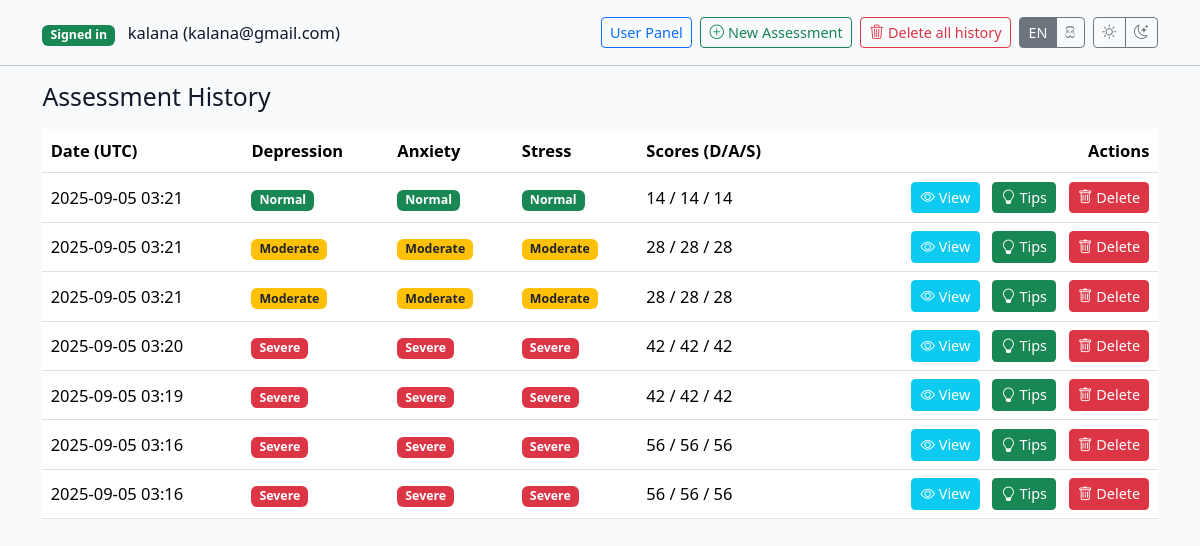
/history (signed in), run on the app's committed database.
### app.py (models this page shows, shortened)
class User(db.Model, UserMixin):
    __tablename__ = "users"
    id = db.Column(db.String(36), primary_key=True, default=lambda: str(_uuid.uuid4()))
    email = db.Column(db.String(255), unique=True, nullable=False, index=True)
    name = db.Column(db.String(120), nullable=True)
    password_hash = db.Column(db.String(255), nullable=False)
    created_at = db.Column(db.DateTime, default=datetime.utcnow)
    is_active = db.Column(db.Boolean, default=True)

class Assessment(db.Model):
    __tablename__ = "assessments"
    id = db.Column(db.String(36), primary_key=True, default=lambda: str(_uuid.uuid4()))
    created_at = db.Column(db.DateTime, default=datetime.utcnow, index=True)
    session_id = db.Column(db.String(64), index=True, nullable=True)
    user_id = db.Column(db.String(36), db.ForeignKey("users.id"), nullable=True)
    consent_version = db.Column(db.String(16), nullable=True)
    model_version = db.Column(db.String(32), nullable=False, default=MODEL_VERSION)
    dep_score = db.Column(db.Integer, nullable=False)
    anx_score = db.Column(db.Integer, nullable=False)
    str_score = db.Column(db.Integer, nullable=False)
    dep_pred = db.Column(db.Integer, nullable=False)
    anx_pred = db.Column(db.Integer, nullable=False)
    str_pred = db.Column(db.Integer, nullable=False)
    dep_proba_json = db.Column(db.Text, nullable=False)
    anx_proba_json = db.Column(db.Text, nullable=False)
    str_proba_json = db.Column(db.Text, nullable=False)
    raw_answers_json = db.Column(db.Text, nullable=True)
    user = db.relationship("User", backref="assessments")

### app.py (the view)
@app.route("/history")
@login_required
def history():
    items = (Assessment.query
             .filter(Assessment.user_id == current_user.id)
             .order_by(Assessment.created_at.desc())
             .all())
    delete_all_form = DeleteAllForm()
    delete_one_form = DeleteOneForm()
    return render_template("history.html",
                           items=items,
                           label_map=g.label_map,
                           delete_all_form=delete_all_form,
                           delete_one_form=delete_one_form)

### app.py (called while the page is built)
@login_manager.user_loader
def load_user(user_id):
    return User.query.get(user_id)

def get_locale():
    return session.get("lang", "en")

def load_questions_for_locale(locale_code: str):
    fname = "dass42_questions.si.json" if locale_code == "si" else "dass42_questions.en.json"
    fpath = I18N_DIR / fname
    with open(fpath, "r", encoding="utf-8") as f:
        qmap = json.load(f)
    return {col: qmap.get(col, col) for col in question_columns}

@app.before_request
def _inject_i18n_maps():
    lang = get_locale()
    g.lang = lang
    g.label_map = LABEL_MAPS.get(lang, LABEL_MAPS["en"])
    g.question_map = load_questions_for_locale(lang)

### templates/history.html (shortened to what this page needs)
<!doctype html>
<html lang="{{ 'si' if g.lang == 'si' else 'en' }}">
<head>
  <link href="https://cdn.jsdelivr.net/npm/bootstrap@5.3.2/dist/css/bootstrap.min.css" rel="stylesheet">
  <link href="https://cdn.jsdelivr.net/npm/bootstrap-icons@1.11.3/font/bootstrap-icons.css" rel="stylesheet">
  <link href="{{ url_for('static', filename='css/theme.css') }}" rel="stylesheet">
</head>
<body>
{% if g.lang == 'si' %}
  {% set t_signed_in = "පිවිසි ඇත" %}
  {% set t_no_session = "සිෂන් නැත" %}
  {% set t_new_assessment = "නව ඇස්තමේන්තුකරණය" %}
  {% set t_delete_all = "සම්පූර්ණ ඉතිහාසය මකන්න" %}
  {% set t_delete_all_confirm = "ඔබගේ සියලු ඉතිහාසයම මැකේ. මෙය ආපසුPlanner කළ නොහැක. මැකීමට කැමතිද?" %}
  {% set t_history = "ඇස්තමේන්තු ඉතිහාසය" %}
  {% set t_empty = "සුරකින ලද ඇස්තමේන්තු නොමැත." %}
  {% set t_date = "දිනය (UTC)" %}
  {% set t_depression = "මානසික අවපීඩනය" %}
  {% set t_anxiety = "කාංසාව" %}
  {% set t_stress = "ආතතිය" %}
  {% set t_scores = "ලකුණු (D/A/S)" %}
  {% set t_actions = "ක්‍රියා" %}
  {% set t_view = "දැක්ම" %}
  {% set t_tips = "උපදෙස්" %}
  {% set t_delete = "මකන්න" %}
  {% set t_delete_one_confirm = "මෙම සටහන මැකේ. මෙය ආපසුPlanner කළ නොහැක. මැකීමට කැමතිද?" %}
{% else %}
  {% set t_signed_in = "Signed in" %}
  {% set t_no_session = "No session" %}
  {% set t_new_assessment = "New Assessment" %}
  {% set t_delete_all = "Delete all history" %}
  {% set t_delete_all_confirm = "Delete ALL your history? This cannot be undone." %}
  {% set t_history = "Assessment History" %}
  {% set t_empty = "No saved assessments yet." %}
  {% set t_date = "Date (UTC)" %}
  {% set t_depression = "Depression" %}
  {% set t_anxiety = "Anxiety" %}
  {% set t_stress = "Stress" %}
  {% set t_scores = "Scores (D/A/S)" %}
  {% set t_actions = "Actions" %}
  {% set t_view = "View" %}
  {% set t_tips = "Tips" %}
  {% set t_delete = "Delete" %}
  {% set t_delete_one_confirm = "Delete this entry? This cannot be undone." %}
{% endif %}
<div class="container mt-3">
  <div class="d-flex justify-content-between align-items-center">
    <div>
      {% if current_user.is_authenticated %}
        <span class="badge bg-success">{{ t_signed_in }}</span>
        <span class="ms-2">{{ current_user.name or 'User' }} ({{ current_user.email }})</span>
      {% else %}
        <span class="badge bg-warning text-dark">{{ t_no_session }}</span>
      {% endif %}
    </div>
    <div class="d-flex align-items-center gap-2">
      <a class="btn btn-outline-primary btn-sm" href="{{ url_for('user_panel') }}">
        {% if g.lang == 'si' %}පුවරුව{% else %}User Panel{% endif %}
      </a>
      <a class="btn btn-outline-success btn-sm" href="{{ url_for('assessment') }}">
        <i class="bi bi-plus-circle me-1"></i>{{ t_new_assessment }}
      </a>
      {% if items and items|length > 0 %}
      <form method="post" action="{{ url_for('history_delete_all') }}" class="d-inline">
        <button type="submit" class="btn btn-outline-danger btn-sm"
                onclick="return confirm('{{ t_delete_all_confirm }}');">
          <i class="bi bi-trash3 me-1"></i>{{ t_delete_all }}
        </button>
      </form>
      {% endif %}
      <div class="btn-group">
        <a href="{{ url_for('set_language', code='en') }}"
           class="btn btn-sm btn-outline-secondary {% if g.lang == 'en' %}active{% endif %}">EN</a>
        <a href="{{ url_for('set_language', code='si') }}"
           class="btn btn-sm btn-outline-secondary {% if g.lang == 'si' %}active{% endif %}">සි</a>
      </div>
      <div class="btn-group" role="group" aria-label="Theme">
        <button id="themeLight" type="button" class="btn btn-sm btn-outline-secondary" title="Light">
          <i class="bi bi-sun"></i>
        </button>
        <button id="themeDark" type="button" class="btn btn-sm btn-outline-secondary" title="Dark">
          <i class="bi bi-moon-stars"></i>
        </button>
      </div>
    </div>
  </div>
</div>
<hr class="my-3">
<div class="container pb-5">
  <h1 class="h4 mb-3">{{ t_history }}</h1>
  {% if not items or items|length == 0 %}
    <div class="alert alert-info">{{ t_empty }}</div>
  {% else %}
    <div class="table-responsive">
      <table class="table table-hover align-middle">
        <thead>
          <tr>
            <th>{{ t_date }}</th>
            <th>{{ t_depression }}</th>
            <th>{{ t_anxiety }}</th>
            <th>{{ t_stress }}</th>
            <th>{{ t_scores }}</th>
            <th class="text-end">{{ t_actions }}</th>
          </tr>
        </thead>
        <tbody>
        {% for a in items %}
          <tr>
            <td>{{ a.created_at.strftime("%Y-%m-%d %H:%M") }}</td>
            <td>
              <span class="badge bg-{% if a.dep_pred==2 %}danger{% elif a.dep_pred==1 %}warning text-dark{% else %}success{% endif %}">
                {{ label_map[a.dep_pred] }}
              </span>
            </td>
            <td>
              <span class="badge bg-{% if a.anx_pred==2 %}danger{% elif a.anx_pred==1 %}warning text-dark{% else %}success{% endif %}">
                {{ label_map[a.anx_pred] }}
              </span>
            </td>
            <td>
              <span class="badge bg-{% if a.str_pred==2 %}danger{% elif a.str_pred==1 %}warning text-dark{% else %}success{% endif %}">
                {{ label_map[a.str_pred] }}
              </span>
            </td>
            <td>{{ a.dep_score }} / {{ a.anx_score }} / {{ a.str_score }}</td>
            <td class="text-end">
              <a class="btn btn-sm btn-info me-2 text-white"
                 href="{{ url_for('history_detail', assessment_id=a.id) }}">
                <i class="bi bi-eye"></i> {{ t_view }}
              </a>
              <a class="btn btn-sm btn-success me-2"
                 href="{{ url_for('advice_page', assessment_id=a.id) }}">
                <i class="bi bi-lightbulb"></i> {{ t_tips }}
              </a>
              <form method="post"
                    action="{{ url_for('history_delete_one', assessment_id=a.id) }}"
                    class="d-inline">
                <button type="submit"
                        class="btn btn-sm btn-danger"
                        onclick="return confirm('{{ t_delete_one_confirm }}');">
                  <i class="bi bi-trash"></i> {{ t_delete }}
                </button>
              </form>
            </td>
          </tr>
        {% endfor %}
        </tbody>
      </table>
    </div>
  {% endif %}
</div>
</body>
</html>

### static/css/theme.css (style rules this page uses)
:root { --bg: #f8fafc; --card: #ffffff; --muted: #6b7280; --border: #e5e7eb; --text: #111827; --text-soft: #374151; --badge-soft-bg: #eef2ff; --badge-soft-fg: #3730a3; --shadow-lg: 0 6px 22px rgba(0,0,0,0.06); }
html, body { background: var(--bg) !important; color: var(--text); font-size: 16.5px; line-height: 1.65; }
h1, h2, h3, h4, h5, h6 { line-height: 1.3; margin-top: 1.2rem; margin-bottom: .8rem; }

### data on the page
User: name "kalana", email "kalana@gmail.com"
Assessment: created_at "2025-09-05 03:21", dep_pred "Normal", anx_pred "Normal", str_pred "Normal", dep_score "14", anx_score "14", str_score "14", t_view "View", t_tips "Tips", t_delete "Delete"
Assessment: created_at "2025-09-05 03:21", dep_pred "Moderate", anx_pred "Moderate", str_pred "Moderate", dep_score "28", anx_score "28", str_score "28", t_view "View", t_tips "Tips", t_delete "Delete"
Assessment: created_at "2025-09-05 03:21", dep_pred "Moderate", anx_pred "Moderate", str_pred "Moderate", dep_score "28", anx_score "28", str_score "28", t_view "View", t_tips "Tips", t_delete "Delete"
Assessment: created_at "2025-09-05 03:20", dep_pred "Severe", anx_pred "Severe", str_pred "Severe", dep_score "42", anx_score "42", str_score "42", t_view "View", t_tips "Tips", t_delete "Delete"
Assessment: created_at "2025-09-05 03:19", dep_pred "Severe", anx_pred "Severe", str_pred "Severe", dep_score "42", anx_score "42", str_score "42", t_view "View", t_tips "Tips", t_delete "Delete"
Assessment: created_at "2025-09-05 03:16", dep_pred "Severe", anx_pred "Severe", str_pred "Severe", dep_score "56", anx_score "56", str_score "56", t_view "View", t_tips "Tips", t_delete "Delete"
Assessment: created_at "2025-09-05 03:16", dep_pred "Severe", anx_pred "Severe", str_pred "Severe", dep_score "56", anx_score "56", str_score "56", t_view "View", t_tips "Tips", t_delete "Delete"

### other printed values
{{ t_signed_in }} "Signed in"
{{ t_new_assessment }} "New Assessment"
{{ t_delete_all }} "Delete all history"
{{ t_history }} "Assessment History"
{{ t_date }} "Date (UTC)"
{{ t_depression }} "Depression"
{{ t_anxiety }} "Anxiety"
{{ t_stress }} "Stress"
{{ t_scores }} "Scores (D/A/S)"
{{ t_actions }} "Actions"
